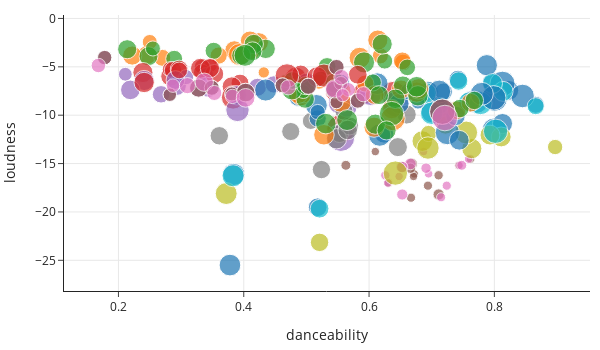

Write notebook code for a chart like this one.
### Code cell
fig = px.scatter(clash_df, x='danceability', y='loudness', 
           color='album_name', size='duration_ms',
           width=600, height=350)

fig.update_layout(showlegend=False)
fig

### Figure 1 — Plotly figure (JSON) as saved in the notebook; plotly's stock layout.template omitted (floating-point values rounded to 4 significant figures)
{"data": [{"hovertemplate": "album_name=Combat Rock + The People's Hall<br>danceability=%{x}<br>loudness=%{y}<br>duration_ms=%{marker.size}<extra></extra>", "legendgroup": "Combat Rock + The People's Hall", "marker": {"color": "#1F77B4", "size": [219947, 239800, 189000, 222427, 224667, 330467, 292040, 150013, 271147, 283347, 161080, 194733, 261427, 250613, 354747, 131613, 377720, 173013, 309573, 224947], "sizemode": "area", "sizeref": 1111.0, "symbol": "circle"}, "mode": "markers", "name": "Combat Rock + The People's Hall", "orientation": "v", "showlegend": true, "type": "scatter", "x": [0.823, 0.694, 0.742, 0.797, 0.763, 0.8, 0.772, 0.709, 0.384, 0.701, 0.866, 0.518, 0.378, 0.788, 0.813, 0.758, 0.8, 0.719, 0.845, 0.813], "xaxis": "x", "y": [-7.435, -7.559, -6.305, -6.584, -8.519, -11.54, -8.619, -8.912, -16.12, -9.631, -8.926, -19.52, -25.49, -4.833, -6.756, -8.797, -8.257, -7.582, -8.015, -10.86], "yaxis": "y"}, {"hovertemplate": "album_name=Live At Shea Stadium<br>danceability=%{x}<br>loudness=%{y}<br>duration_ms=%{marker.size}<extra></extra>", "legendgroup": "Live At Shea Stadium", "marker": {"color": "#FF7F0E", "size": [70947, 209387, 208173, 247800, 199173, 153933, 175960, 143467, 201800, 225733, 125693, 198347, 266533, 159800, 163893, 204440], "sizemode": "area", "sizeref": 1111.0, "symbol": "circle"}, "mode": "markers", "name": "Live At Shea Stadium", "orientation": "v", "showlegend": true, "type": "scatter", "x": [0.432, 0.424, 0.41, 0.585, 0.246, 0.654, 0.653, 0.618, 0.385, 0.614, 0.25, 0.412, 0.393, 0.27, 0.36, 0.222], "xaxis": "x", "y": [-5.58, -2.469, -2.296, -4.07, -3.772, -4.555, -4.38, -3.865, -3.29, -2.234, -2.434, -3.281, -3.73, -4.072, -3.839, -3.834], "yaxis": "y"}, {"hovertemplate": "album_name=Live at Shea Stadium (Remastered)<br>danceability=%{x}<br>loudness=%{y}<br>duration_ms=%{marker.size}<extra></extra>", "legendgroup": "Live at Shea Stadium (Remastered)", "marker": {"color": "#2CA02C", "size": [70947, 209387, 208173, 247800, 199173, 153933, 175960, 143467, 201787, 225747, 126040, 198333, 266573, 159427, 164933, 203560], "sizemode": "area", "sizeref": 1111.0, "symbol": "circle"}, "mode": "markers", "name": "Live at Shea Stadium (Remastered)", "orientation": "v", "showlegend": true, "type": "scatter", "x": [0.466, 0.435, 0.416, 0.592, 0.248, 0.661, 0.533, 0.625, 0.396, 0.621, 0.255, 0.414, 0.402, 0.289, 0.352, 0.214], "xaxis": "x", "y": [-6.364, -3.141, -2.641, -4.542, -3.903, -5.055, -4.963, -4.407, -3.837, -2.655, -3.103, -3.397, -3.813, -4.167, -3.35, -3.181], "yaxis": "y"}, {"hovertemplate": "album_name=From Here To Eternity Live<br>danceability=%{x}<br>loudness=%{y}<br>duration_ms=%{marker.size}<extra></extra>", "legendgroup": "From Here To Eternity Live", "marker": {"color": "#D62728", "size": [225600, 123800, 103827, 210000, 126707, 268067, 178493, 167040, 154267, 209240, 305133, 283667, 216067, 369133, 245027, 178200, 444573], "sizemode": "area", "sizeref": 1111.0, "symbol": "circle"}, "mode": "markers", "name": "From Here To Eternity Live", "orientation": "v", "showlegend": true, "type": "scatter", "x": [0.239, 0.333, 0.347, 0.283, 0.282, 0.592, 0.394, 0.287, 0.333, 0.381, 0.383, 0.548, 0.55, 0.639, 0.483, 0.297, 0.555], "xaxis": "x", "y": [-5.589, -4.979, -4.843, -5.976, -5.25, -7.697, -6.682, -5.339, -5.569, -7.038, -8.158, -7.486, -7.356, -7.831, -6.117, -5.238, -11.41], "yaxis": "y"}, {"hovertemplate": "album_name=From Here to Eternity (Live) [Remastered]<br>danceability=%{x}<br>loudness=%{y}<br>duration_ms=%{marker.size}<extra></extra>", "legendgroup": "From Here to Eternity (Live) [Remastered]", "marker": {"color": "#9467BD", "size": [226213, 122827, 105293, 209293, 126813, 265947, 180280, 167240, 155880, 209333, 304640, 282960, 215520, 369600, 245227, 195080, 428373, 213333, 169360], "sizemode": "area", "sizeref": 1111.0, "symbol": "circle"}, "mode": "markers", "name": "From Here to Eternity (Live) [Remastered]", "orientation": "v", "showlegend": true, "type": "scatter", "x": [0.241, 0.34, 0.211, 0.293, 0.308, 0.602, 0.422, 0.448, 0.344, 0.389, 0.39, 0.553, 0.565, 0.643, 0.501, 0.291, 0.555, 0.219, 0.268], "xaxis": "x", "y": [-6.414, -5.845, -5.768, -6.954, -6.066, -7.867, -7.113, -6.82, -7.289, -7.945, -9.454, -8.718, -9.183, -8.868, -6.742, -6.366, -12.31, -7.384, -7.84], "yaxis": "y"}, {"hovertemplate": "album_name=Raw and Unfiltered<br>danceability=%{x}<br>loudness=%{y}<br>duration_ms=%{marker.size}<extra></extra>", "legendgroup": "Raw and Unfiltered", "marker": {"color": "#8C564B", "size": [46747, 48849, 76843, 69836, 38639, 39606, 40941, 41842, 47314, 39473, 55155, 60794, 41008, 71905], "sizemode": "area", "sizeref": 1111.0, "symbol": "circle"}, "mode": "markers", "name": "Raw and Unfiltered", "orientation": "v", "showlegend": true, "type": "scatter", "x": [0.667, 0.711, 0.668, 0.711, 0.743, 0.61, 0.672, 0.631, 0.694, 0.671, 0.563, 0.666, 0.762, 0.652], "xaxis": "x", "y": [-18.53, -16.21, -15.04, -18.19, -15.18, -13.76, -16.06, -17.0, -17.29, -16.33, -15.18, -15.48, -14.54, -15.34], "yaxis": "y"}, {"hovertemplate": "album_name=Raw and Unfiltered: The Interviews<br>danceability=%{x}<br>loudness=%{y}<br>duration_ms=%{marker.size}<extra></extra>", "legendgroup": "Raw and Unfiltered: The Interviews", "marker": {"color": "#E377C2", "size": [46747, 48849, 76843, 69836, 38639, 39606, 40941, 41842, 47314, 39473, 55155, 60794, 41008, 71905], "sizemode": "area", "sizeref": 1111.0, "symbol": "circle"}, "mode": "markers", "name": "Raw and Unfiltered: The Interviews", "orientation": "v", "showlegend": true, "type": "scatter", "x": [0.715, 0.626, 0.666, 0.653, 0.744, 0.687, 0.695, 0.63, 0.724, 0.648, 0.748, 0.691, 0.759, 0.653], "xaxis": "x", "y": [-18.48, -16.21, -15.04, -18.2, -15.18, -13.76, -16.05, -17.0, -17.29, -16.33, -15.18, -15.47, -14.54, -15.37], "yaxis": "y"}, {"hovertemplate": "album_name=Cut The Crap<br>danceability=%{x}<br>loudness=%{y}<br>duration_ms=%{marker.size}<extra></extra>", "legendgroup": "Cut The Crap", "marker": {"color": "#7F7F7F", "size": [180293, 189693, 182693, 181507, 202467, 181600, 230600, 189200, 187627, 205160, 212373, 159133], "sizemode": "area", "sizeref": 1111.0, "symbol": "circle"}, "mode": "markers", "name": "Cut The Crap", "orientation": "v", "showlegend": true, "type": "scatter", "x": [0.553, 0.361, 0.475, 0.569, 0.646, 0.56, 0.548, 0.714, 0.524, 0.66, 0.566, 0.507], "xaxis": "x", "y": [-11.89, -12.13, -11.69, -11.11, -13.3, -9.587, -12.44, -10.28, -15.62, -9.929, -11.53, -10.6], "yaxis": "y"}, {"hovertemplate": "album_name=Combat Rock<br>danceability=%{x}<br>loudness=%{y}<br>duration_ms=%{marker.size}<extra></extra>", "legendgroup": "Combat Rock", "marker": {"color": "#BCBD22", "size": [219307, 237160, 187893, 220333, 226307, 330027, 292133, 145693, 266533, 279400, 130640, 189107], "sizemode": "area", "sizeref": 1111.0, "symbol": "circle"}, "mode": "markers", "name": "Combat Rock", "orientation": "v", "showlegend": true, "type": "scatter", "x": [0.811, 0.685, 0.722, 0.793, 0.764, 0.642, 0.755, 0.695, 0.372, 0.694, 0.897, 0.521], "xaxis": "x", "y": [-12.25, -12.67, -11.01, -12.05, -13.45, -15.98, -11.79, -11.89, -18.1, -13.4, -13.29, -23.14], "yaxis": "y"}, {"hovertemplate": "album_name=Combat Rock (Remastered)<br>danceability=%{x}<br>loudness=%{y}<br>duration_ms=%{marker.size}<extra></extra>", "legendgroup": "Combat Rock (Remastered)", "marker": {"color": "#17BECF", "size": [220907, 239813, 188987, 222427, 224240, 330507, 292027, 150000, 271133, 283373, 162000, 195840], "sizemode": "area", "sizeref": 1111.0, "symbol": "circle"}, "mode": "markers", "name": "Combat Rock (Remastered)", "orientation": "v", "showlegend": true, "type": "scatter", "x": [0.814, 0.691, 0.743, 0.797, 0.759, 0.802, 0.778, 0.714, 0.383, 0.7, 0.866, 0.521], "xaxis": "x", "y": [-7.538, -7.717, -6.465, -6.727, -8.654, -11.66, -8.761, -9.021, -16.26, -9.795, -9.069, -19.66], "yaxis": "y"}, {"hovertemplate": "album_name=Sandinista! (Remastered)<br>danceability=%{x}<br>loudness=%{y}<br>duration_ms=%{marker.size}<extra></extra>", "legendgroup": "Sandinista! (Remastered)", "marker": {"color": "#1F77B4", "size": [333520, 261813, 292187, 185453, 102200, 223333, 206453, 165133, 328187, 214387, 211720, 217693, 291587, 272213, 162427, 264267, 276200, 241627, 196920, 129627], "sizemode": "area", "sizeref": 1111.0, "symbol": "circle"}, "mode": "markers", "name": "Sandinista! (Remastered)", "orientation": "v", "showlegend": true, "type": "scatter", "x": [0.799, 0.613, 0.78, 0.485, 0.678, 0.648, 0.624, 0.518, 0.725, 0.486, 0.738, 0.744, 0.712, 0.435, 0.664, 0.516, 0.617, 0.488, 0.554, 0.518], "xaxis": "x", "y": [-8.208, -6.74, -7.791, -7.235, -8.669, -8.801, -11.9, -10.34, -11.8, -7.678, -10.08, -12.59, -7.556, -7.398, -7.536, -8.984, -12.06, -8.018, -6.711, -9.677], "yaxis": "y"}, {"hovertemplate": "album_name=London Calling (Remastered)<br>danceability=%{x}<br>loudness=%{y}<br>duration_ms=%{marker.size}<extra></extra>", "legendgroup": "London Calling (Remastered)", "marker": {"color": "#FF7F0E", "size": [200480, 128267, 234333, 163933, 208867, 198867, 234600, 226947, 229213, 192440, 191493, 235000, 107813, 229493, 243067, 175773, 186027, 333293, 194667], "sizemode": "area", "sizeref": 1111.0, "symbol": "circle"}, "mode": "markers", "name": "London Calling (Remastered)", "orientation": "v", "showlegend": true, "type": "scatter", "x": [0.651, 0.52, 0.528, 0.594, 0.636, 0.609, 0.555, 0.608, 0.676, 0.74, 0.491, 0.679, 0.496, 0.487, 0.555, 0.467, 0.498, 0.638, 0.762], "xaxis": "x", "y": [-7.34, -6.534, -12.02, -6.723, -9.37, -7.902, -7.534, -11.24, -7.61, -9.487, -8.077, -7.28, -8.009, -7.743, -8.615, -6.813, -7.251, -10.34, -8.712], "yaxis": "y"}, {"hovertemplate": "album_name=London Calling (Expanded Edition)<br>danceability=%{x}<br>loudness=%{y}<br>duration_ms=%{marker.size}<extra></extra>", "legendgroup": "London Calling (Expanded Edition)", "marker": {"color": "#2CA02C", "size": [199733, 128227, 234933, 164040, 209133, 198867, 234693, 227133, 229133, 189667, 190800, 235067, 107933, 229507, 243093, 175800, 186067, 333400, 189600, 203573], "sizemode": "area", "sizeref": 1111.0, "symbol": "circle"}, "mode": "markers", "name": "London Calling (Expanded Edition)", "orientation": "v", "showlegend": true, "type": "scatter", "x": [0.654, 0.523, 0.531, 0.606, 0.642, 0.616, 0.546, 0.61, 0.678, 0.745, 0.498, 0.676, 0.495, 0.477, 0.565, 0.478, 0.499, 0.636, 0.768, 0.628], "xaxis": "x", "y": [-6.92, -6.234, -10.87, -6.617, -8.302, -7.929, -6.678, -10.93, -7.995, -9.311, -8.328, -7.058, -7.558, -7.378, -10.5, -6.414, -6.941, -9.838, -8.474, -11.57], "yaxis": "y"}, {"hovertemplate": "album_name=Give 'Em Enough Rope (Remastered)<br>danceability=%{x}<br>loudness=%{y}<br>duration_ms=%{marker.size}<extra></extra>", "legendgroup": "Give 'Em Enough Rope (Remastered)", "marker": {"color": "#D62728", "size": [230680, 155293, 197440, 183067, 313360, 195240, 223733, 220587, 205000, 298453], "sizemode": "area", "sizeref": 1111.0, "symbol": "circle"}, "mode": "markers", "name": "Give 'Em Enough Rope (Remastered)", "orientation": "v", "showlegend": true, "type": "scatter", "x": [0.241, 0.297, 0.353, 0.491, 0.469, 0.582, 0.331, 0.517, 0.346, 0.528], "xaxis": "x", "y": [-6.618, -5.373, -5.737, -5.756, -5.908, -5.818, -5.155, -6.03, -5.144, -5.906], "yaxis": "y"}, {"hovertemplate": "album_name=The Clash (UK Version)<br>danceability=%{x}<br>loudness=%{y}<br>duration_ms=%{marker.size}<extra></extra>", "legendgroup": "The Clash (UK Version)", "marker": {"color": "#9467BD", "size": [125400, 180307, 144773, 115160, 124600, 100267, 183733, 131000, 111667, 126067, 104693, 360200, 94800, 192533], "sizemode": "area", "sizeref": 1111.0, "symbol": "circle"}, "mode": "markers", "name": "The Clash (UK Version)", "orientation": "v", "showlegend": true, "type": "scatter", "x": [0.582, 0.545, 0.503, 0.178, 0.462, 0.282, 0.328, 0.548, 0.381, 0.349, 0.555, 0.717, 0.548, 0.403], "xaxis": "x", "y": [-8.501, -7.395, -7.013, -4.046, -6.913, -7.882, -7.2, -5.033, -7.806, -7.166, -6.708, -9.637, -8.664, -7.659], "yaxis": "y"}, {"hovertemplate": "album_name=The Clash<br>danceability=%{x}<br>loudness=%{y}<br>duration_ms=%{marker.size}<extra></extra>", "legendgroup": "The Clash", "marker": {"color": "#8C564B", "size": [125400, 180307, 144773, 115160, 124600, 100267, 183733, 131000, 111667, 126067, 104693, 360200, 94800, 192533], "sizemode": "area", "sizeref": 1111.0, "symbol": "circle"}, "mode": "markers", "name": "The Clash", "orientation": "v", "showlegend": true, "type": "scatter", "x": [0.582, 0.545, 0.503, 0.178, 0.462, 0.282, 0.328, 0.548, 0.381, 0.349, 0.555, 0.717, 0.548, 0.403], "xaxis": "x", "y": [-8.501, -7.395, -7.013, -4.046, -6.913, -7.882, -7.2, -5.033, -7.806, -7.166, -6.708, -9.637, -8.664, -7.659], "yaxis": "y"}, {"hovertemplate": "album_name=The Clash (Remastered)<br>danceability=%{x}<br>loudness=%{y}<br>duration_ms=%{marker.size}<extra></extra>", "legendgroup": "The Clash (Remastered)", "marker": {"color": "#E377C2", "size": [128720, 183373, 144600, 116440, 126907, 101387, 186627, 131280, 114347, 126307, 107067, 363373, 96400, 194160], "sizemode": "area", "sizeref": 1111.0, "symbol": "circle"}, "mode": "markers", "name": "The Clash (Remastered)", "orientation": "v", "showlegend": true, "type": "scatter", "x": [0.591, 0.545, 0.31, 0.168, 0.471, 0.287, 0.337, 0.556, 0.382, 0.353, 0.567, 0.721, 0.558, 0.403], "xaxis": "x", "y": [-7.83, -7.27, -6.943, -4.862, -7.123, -6.944, -6.59, -6.082, -8.056, -7.702, -7.35, -10.29, -7.935, -8.208], "yaxis": "y"}], "layout": {"height": 350, "legend": {"itemsizing": "constant", "title": {"text": "album_name"}, "tracegroupgap": 0}, "showlegend": false, "width": 600, "xaxis": {"anchor": "y", "autorange": true, "domain": [0, 1], "range": [0.1131, 0.9527], "title": {"text": "danceability"}, "type": "linear"}, "yaxis": {"anchor": "x", "autorange": true, "domain": [0, 1], "range": [-28.17, 0.3571], "title": {"text": "loudness"}, "type": "linear"}}}
